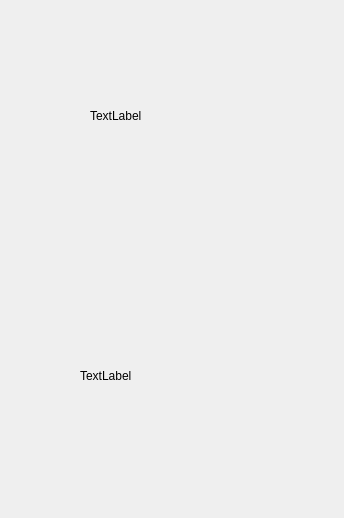
<?xml version="1.0" encoding="UTF-8"?>
<ui version="4.0">
 <class>VideoInterface</class>
 <widget class="QWidget" name="VideoInterface">
  <property name="geometry">
   <rect>
    <x>0</x>
    <y>0</y>
    <width>344</width>
    <height>518</height>
   </rect>
  </property>
  <property name="windowTitle">
   <string>Form</string>
  </property>
  <widget class="OpenCVWidget" name="wid_fri" native="true">
   <property name="geometry">
    <rect>
     <x>0</x>
     <y>0</y>
     <width>341</width>
     <height>261</height>
    </rect>
   </property>
   <widget class="QLabel" name="lb_up">
    <property name="geometry">
     <rect>
      <x>90</x>
      <y>80</y>
      <width>141</width>
      <height>71</height>
     </rect>
    </property>
    <property name="text">
     <string>TextLabel</string>
    </property>
   </widget>
  </widget>
  <widget class="OpenCVWidget" name="wid_usr" native="true">
   <property name="geometry">
    <rect>
     <x>0</x>
     <y>260</y>
     <width>341</width>
     <height>261</height>
    </rect>
   </property>
   <widget class="QLabel" name="lb_down">
    <property name="geometry">
     <rect>
      <x>80</x>
      <y>80</y>
      <width>141</width>
      <height>71</height>
     </rect>
    </property>
    <property name="text">
     <string>TextLabel</string>
    </property>
   </widget>
  </widget>
 </widget>
 <customwidgets>
  <customwidget>
   <class>OpenCVWidget</class>
   <extends>QWidget</extends>
   <header location="global">opencvwidget.h</header>
   <container>1</container>
  </customwidget>
 </customwidgets>
 <resources/>
 <connections/>
</ui>
